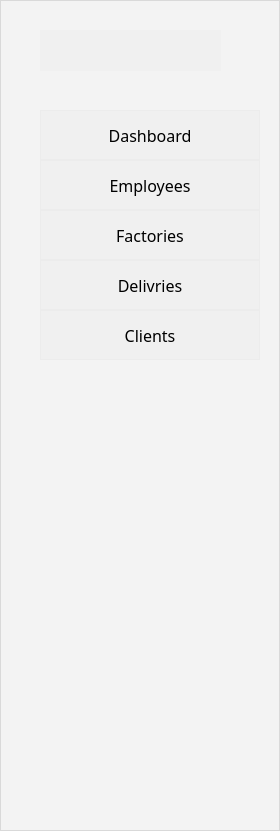
   <widget class="QFrame" name="frame">
    <property name="geometry">
     <rect>
      <x>10</x>
      <y>10</y>
      <width>280</width>
      <height>831</height>
     </rect>
    </property>
    <property name="styleSheet">
     <string notr="true">background-color:rgba(236,236,236,108);

</string>
    </property>
    <property name="frameShape">
     <enum>QFrame::Shape::StyledPanel</enum>
    </property>
    <property name="frameShadow">
     <enum>QFrame::Shadow::Raised</enum>
    </property>
    <widget class="QPushButton" name="Dashboard_Button">
     <property name="geometry">
      <rect>
       <x>40</x>
       <y>110</y>
       <width>220</width>
       <height>50</height>
      </rect>
     </property>
     <property name="styleSheet">
      <string notr="true">QPushButton{
background-color:rgba(236,236,236,108);


border: 1px solid;
border-color:#ececec;
font-family: Lexend;
font-size: 16px;
}
QPushButton:hover
{
background:#aaaaaa;
color:#1BA019;
border-left:3.5px solid #1BA019 ; 
border-color:none;
border-radius:5px;
background: qlineargradient(x1: 0, y1: 0, x2: 0, y2: 1,
                                stop: 0 #ffffff, stop: 1 #dcdcdc);


}
QPushButton:pressed
{
background:#aaaaaa;
color:#1BA019;
border-left:5px solid #1BA019 ; 
border-color:none;
border-radius:10px;
/*background: qlineargradient(x1: 0, y1: 0, x2: 0, y2: 1,
                                stop: 0 #ffffff, stop: 1 #dcdcdc);*/
}</string>
     </property>
     <property name="text">
      <string>Dashboard</string>
     </property>
    </widget>
    <widget class="QPushButton" name="Employee_Button">
     <property name="geometry">
      <rect>
       <x>40</x>
       <y>160</y>
       <width>220</width>
       <height>50</height>
      </rect>
     </property>
     <property name="styleSheet">
      <string notr="true">QPushButton{
background-color:rgba(236,236,236,108);

border: 1px solid;
border-color:#ececec;
font-family: Lexend;
font-size: 16px;
}
QPushButton:hover
{
background:#aaaaaa;
color:#1BA019;
border-left:3.5px solid #1BA019 ; 
border-color:none;
border-radius:5px;
background: qlineargradient(x1: 0, y1: 0, x2: 0, y2: 1,
                                stop: 0 #ffffff, stop: 1 #dcdcdc);


}
QPushButton:pressed
{
background:#aaaaaa;
color:#1BA019;
border-left:5px solid #1BA019 ; 
border-color:none;
border-radius:10px;
/*background: qlineargradient(x1: 0, y1: 0, x2: 0, y2: 1,
                                stop: 0 #ffffff, stop: 1 #dcdcdc);*/
}</string>
     </property>
     <property name="text">
      <string>Employees</string>
     </property>
    </widget>
    <widget class="QPushButton" name="Factories_Button">
     <property name="geometry">
      <rect>
       <x>40</x>
       <y>210</y>
       <width>220</width>
       <height>50</height>
      </rect>
     </property>
     <property name="styleSheet">
      <string notr="true">QPushButton{
background-color:rgba(236,236,236,108);
border: 1px solid;
border-color:#ececec;
font-family: Lexend;
font-size: 16px;
}
QPushButton:hover
{
background:#aaaaaa;
color:#1BA019;
border-left:3.5px solid #1BA019 ; 
border-color:none;
border-radius:5px;
background: qlineargradient(x1: 0, y1: 0, x2: 0, y2: 1,
                                stop: 0 #ffffff, stop: 1 #dcdcdc);


}
QPushButton:pressed
{
background:#aaaaaa;
color:#1BA019;
border-left:5px solid #1BA019 ; 
border-color:none;
border-radius:10px;
/*background: qlineargradient(x1: 0, y1: 0, x2: 0, y2: 1,
                                stop: 0 #ffffff, stop: 1 #dcdcdc);*/
}</string>
     </property>
     <property name="text">
      <string>Factories</string>
     </property>
    </widget>
    <widget class="QPushButton" name="Deliveries_Button">
     <property name="geometry">
      <rect>
       <x>40</x>
       <y>260</y>
       <width>220</width>
       <height>50</height>
      </rect>
     </property>
     <property name="styleSheet">
      <string notr="true">QPushButton{
background-color:rgba(236,236,236,108);


border: 1px solid;
border-color:#ececec;
font-family: Lexend;
font-size: 16px;
}
QPushButton:hover
{
background:#aaaaaa;
color:#1BA019;
border-left:3.5px solid #1BA019 ; 
border-color:none;
border-radius:5px;
background: qlineargradient(x1: 0, y1: 0, x2: 0, y2: 1,
                                stop: 0 #ffffff, stop: 1 #dcdcdc);


}
QPushButton:pressed
{
background:#aaaaaa;
color:#1BA019;
border-left:5px solid #1BA019 ; 
border-color:none;
border-radius:10px;
/*background: qlineargradient(x1: 0, y1: 0, x2: 0, y2: 1,
                                stop: 0 #ffffff, stop: 1 #dcdcdc);*/
}</string>
     </property>
     <property name="text">
      <string>Delivries</string>
     </property>
    </widget>
    <widget class="QPushButton" name="pushButton_8">
     <property name="geometry">
      <rect>
       <x>40</x>
       <y>310</y>
       <width>220</width>
       <height>50</height>
      </rect>
     </property>
     <property name="styleSheet">
      <string notr="true">QPushButton{
background-color:rgba(236,236,236,108);


border: 1px solid;
border-color:#ececec;
font-family: Lexend;
font-size: 16px;
}
QPushButton:hover
{
background:#aaaaaa;
color:#1BA019;
border-left:3.5px solid #1BA019 ; 
border-color:none;
border-radius:5px;
background: qlineargradient(x1: 0, y1: 0, x2: 0, y2: 1,
                                stop: 0 #ffffff, stop: 1 #dcdcdc);


}
QPushButton:pressed
{
background:#aaaaaa;
color:#1BA019;
border-left:5px solid #1BA019 ; 
border-color:none;
border-radius:10px;
/*background: qlineargradient(x1: 0, y1: 0, x2: 0, y2: 1,
                                stop: 0 #ffffff, stop: 1 #dcdcdc);*/
}</string>
     </property>
     <property name="text">
      <string>Clients</string>
     </property>
    </widget>
    <widget class="QLabel" name="label_14">
     <property name="geometry">
      <rect>
       <x>50</x>
       <y>120</y>
       <width>31</width>
       <height>31</height>
      </rect>
     </property>
     <property name="styleSheet">
      <string notr="true">background:none;
border-radius: 20px;
border: px solid;
border-color:none;
</string>
     </property>
     <property name="text">
      <string/>
     </property>
     <property name="pixmap">
      <pixmap resource="resources.qrc">:/figma/apps.png</pixmap>
     </property>
    </widget>
    <widget class="QLabel" name="label_15">
     <property name="geometry">
      <rect>
       <x>50</x>
       <y>220</y>
       <width>31</width>
       <height>31</height>
      </rect>
     </property>
     <property name="styleSheet">
      <string notr="true">background:none;
border-radius: 20px;
border: px solid;
border-color:none;
</string>
     </property>
     <property name="text">
      <string/>
     </property>
     <property name="pixmap">
      <pixmap resource="resources.qrc">:/figma/community.png</pixmap>
     </property>
    </widget>
    <widget class="QLabel" name="label_16">
     <property name="geometry">
      <rect>
       <x>50</x>
       <y>270</y>
       <width>31</width>
       <height>31</height>
      </rect>
     </property>
     <property name="styleSheet">
      <string notr="true">background:none;
border-radius: 20px;
border: px solid;
border-color:none;
</string>
     </property>
     <property name="text">
      <string/>
     </property>
     <property name="pixmap">
      <pixmap resource="resources.qrc">:/figma/notepad.png</pixmap>
     </property>
    </widget>
    <widget class="QLabel" name="label_17">
     <property name="geometry">
      <rect>
       <x>50</x>
       <y>170</y>
       <width>31</width>
       <height>31</height>
      </rect>
     </property>
     <property name="styleSheet">
      <string notr="true">background:none;
border-radius: 20px;
border: px solid;
border-color:none;
</string>
     </property>
     <property name="text">
      <string/>
     </property>
     <property name="pixmap">
      <pixmap resource="resources.qrc">:/figma/users 02.png</pixmap>
     </property>
    </widget>
    <widget class="QLabel" name="label_18">
     <property name="geometry">
      <rect>
       <x>50</x>
       <y>320</y>
       <width>31</width>
       <height>31</height>
      </rect>
     </property>
     <property name="styleSheet">
      <string notr="true">background:none;
border-radius: 20px;
border: px solid;
border-color:none;
</string>
     </property>
     <property name="text">
      <string/>
     </property>
     <property name="pixmap">
      <pixmap resource="resources.qrc">:/figma/users 01.png</pixmap>
     </property>
    </widget>
    <widget class="QLabel" name="label_2">
     <property name="geometry">
      <rect>
       <x>40</x>
       <y>30</y>
       <width>181</width>
       <height>41</height>
      </rect>
     </property>
     <property name="text">
      <string/>
     </property>
     <property name="pixmap">
      <pixmap resource="resources.qrc">:/figma/cannitech_logo.svg</pixmap>
     </property>
    </widget>
    <zorder>Dashboard_Button</zorder>
    <zorder>Employee_Button</zorder>
    <zorder>Factories_Button</zorder>
    <zorder>Deliveries_Button</zorder>
    <zorder>pushButton_8</zorder>
    <zorder>label_14</zorder>
    <zorder>label_17</zorder>
    <zorder>label_15</zorder>
    <zorder>label_16</zorder>
    <zorder>label_18</zorder>
    <zorder>label_2</zorder>
   </widget>
